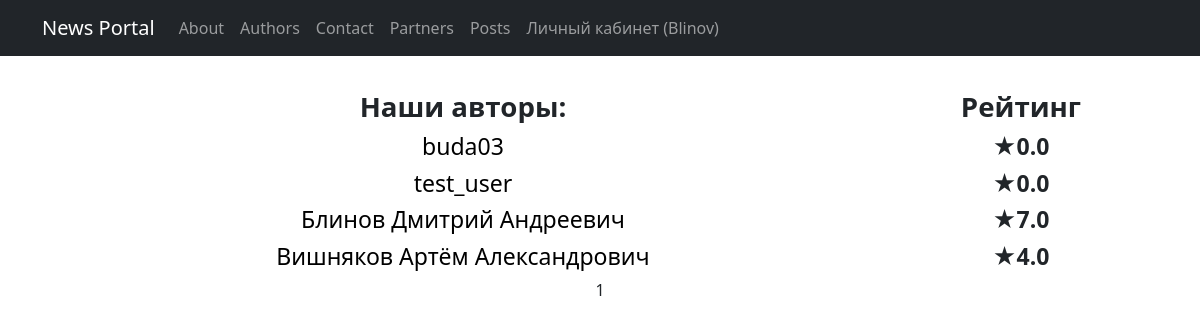
Before: /authors/ (signed in) with the older database file.
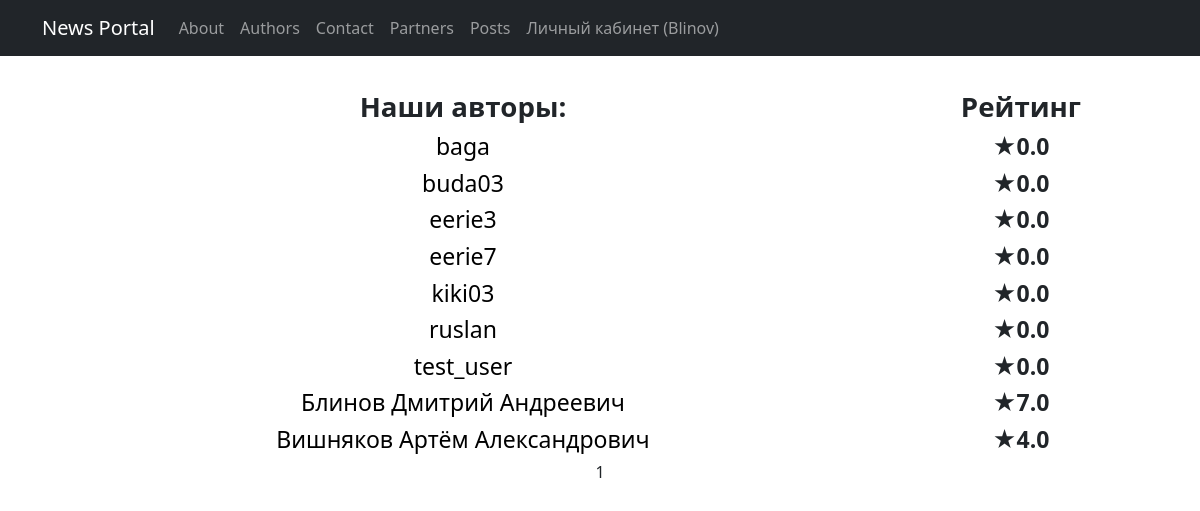
After: the same page with the newer database file.
### News_portal/models.py (models this page shows, shortened)
class Author(models.Model):
    id = models.AutoField(primary_key=True)
    author_name = models.CharField(max_length=255)
    user = models.OneToOneField(User, on_delete=models.CASCADE)
    rating = models.FloatField(default=0)

### News_portal/views.py (the view)
# urls.py: path('authors/', AuthorList.as_view(), name='authors'),
class AuthorList(LoginRequiredMixin, ListView):
    model = Author
    ordering = 'author_name'
    template_name = 'authors.html'
    context_object_name = 'authors'
    paginate_by = 15
    login_url = '/accounts/login/'

### templates/authors.html (shortened to what this page needs)
{% extends 'flatpages/default.html' %}
{% load static %}
{% load custom_filters %}
{% block content %}
<big>
    {% if authors %}
        <table width="100%">
            <tr>
                <br><th><big><big>Наши авторы:</big></big></th>
                <th><big><big>Рейтинг</big></big></th>
            </tr>
            {% for author in authors %}
            <tr>
                <td>
                    <a href="/authors/{{ author.id }}/" class="author-link">
                        <big>{{ author.author_name }}</big>
                    </a>
                </td>
                <td><big><strong>★{{ author.rating }}</strong></big></td>
            </tr>
            {% endfor %}
        </table>
    {% else %}
        <p><big><big>Авторы не найдены</big></big></p>
    {% endif %}
</big>
   {{ page_obj.number }}
{% endblock content %}

### templates/flatpages/default.html (shortened to what this page needs)
<!DOCTYPE html>
<html lang="en">
    <head>
        {% load static %}
        <link href="{% static 'css/styles.css' %}" rel="stylesheet" />
    </head>
    <body>
        <nav class="navbar navbar-expand-lg navbar-dark bg-dark static-top">
           <div class="container">
               <a class="navbar-brand" href="#">News Portal</a>
               <div class="collapse navbar-collapse" id="navbarResponsive">
                   <ul class="navbar-nav ml-auto">
                       <li class="nav-item">
                           <a class="nav-link" href="/about/">About</a>
                       </li>
                       <li class="nav-item">
                           <a class="nav-link" href="/authors/">Authors</a>
                       </li>
                       <li class="nav-item">
                           <a class="nav-link" href="/contacts/">Contact</a>
                       </li>
                       <li class="nav-item">
                           <a class="nav-link" href="/partners/">Partners</a>
                       </li>
                       <li class="nav-item">
                           <a class="nav-link" href="/posts/">Posts</a>
                       </li>
                       <li class="nav-item">
                            {% if user.is_authenticated %}
                            <a class="nav-link" href="{% url 'sign_home' %}">Личный кабинет ({{ user.username }})</a>
                            {% else %}
                            <a class="nav-link" href="{% url 'account_login' %}">Войти</a>
                            {% endif %}
                        </li>
               </div>
           </div>
        </nav>
        <div class="container">
           <div class="row">
               <div class="col-lg-12 text-center">
                   {% block content %}{% endblock content %}
               </div>
           </div>
        </div>
    </body>
</html>

### templates/authors.html (style rules this page uses)
.author-link { color: black; text-decoration: none; }

Changed rows visible on the page:
added Author: author_name "baga", rating "0.0"
added Author: author_name "eerie3", rating "0.0"
added Author: author_name "eerie7", rating "0.0"
added Author: author_name "kiki03", rating "0.0"
added Author: author_name "ruslan", rating "0.0"
